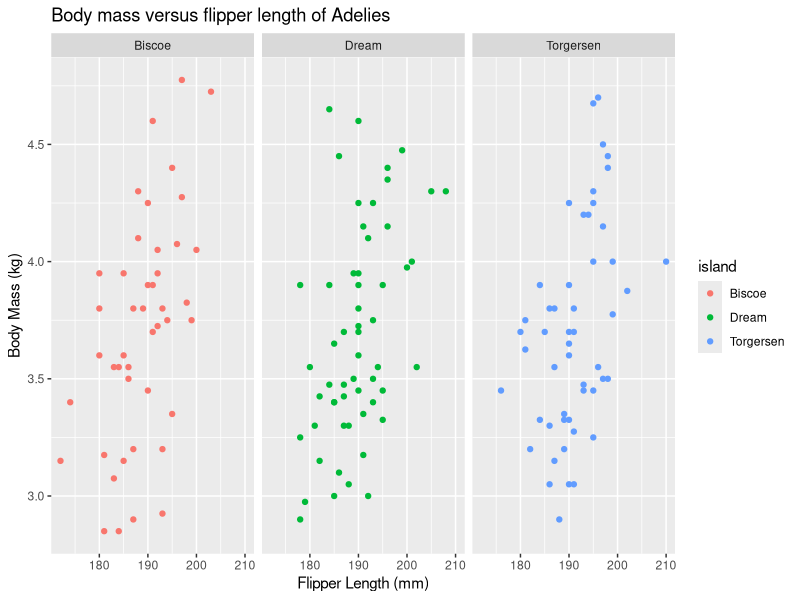

R code for this plot:
## ---- chunk 1
knitr::opts_chunk$set(echo = TRUE)
library(tidyverse)
library(palmerpenguins)
## ---- chunk 2

adelies <- penguins %>% 
  filter(species == "Adelie") %>% 
  mutate(body_mass_kg = body_mass_g / 1000)

unique(adelies$species)

ggplot(data = adelies, aes(x = flipper_length_mm, y = body_mass_kg)) +
  geom_point() + 
  aes(color = island) +
  labs(title = "Body mass versus flipper length of Adelies", 
       x = "Flipper Length (mm)", 
       y = "Body Mass (kg)") +
  facet_wrap(~island)

